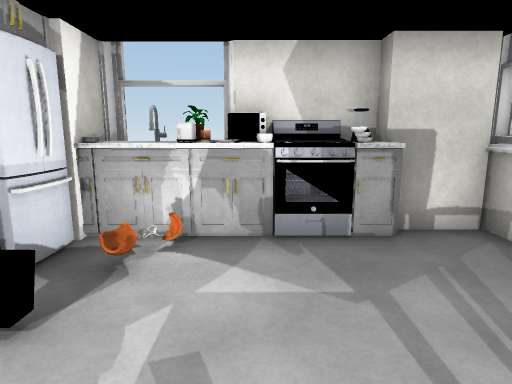
View 1 (above)

15 first-person views from a walk through a 3-D level made in the Unity game engine. The camera is 1.5 m above the floor, tilts 10° down and sees 75° across. The floor is counted in squares, 1 m on a side. Each view is taken from the middle of a square. On the plan, view 1 faces up. The plan holds only what a view shows up to about 15 squares ahead; the rest is blank. Door leaves are left out, so doorways stand open. Some surface patterns are stand-ins.

View 2
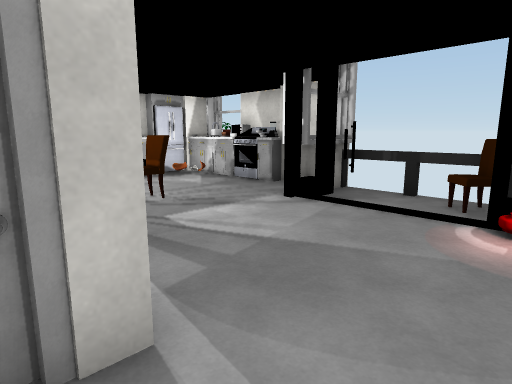

View 3
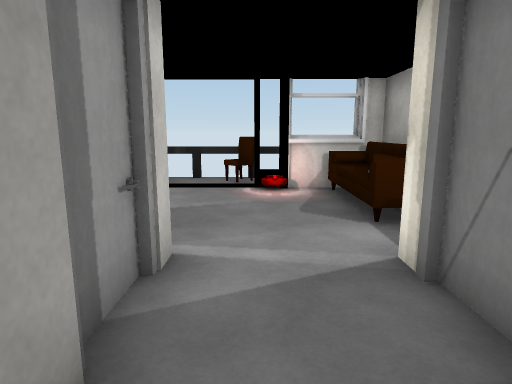

View 4
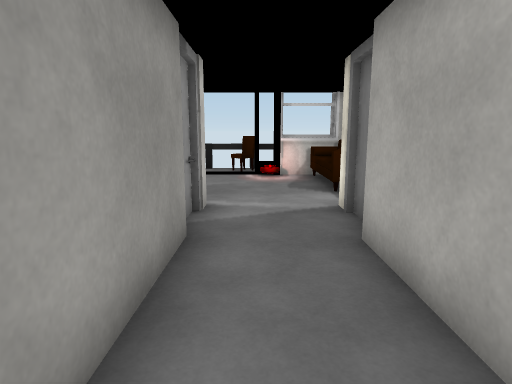

View 5
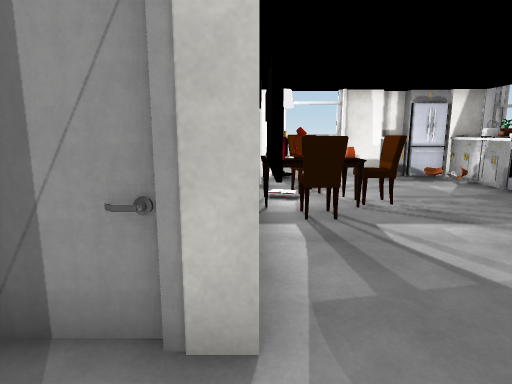

View 6
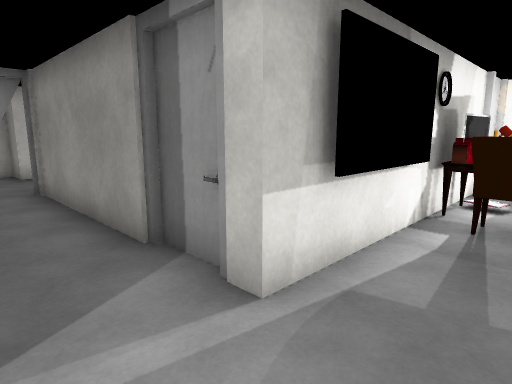

View 7
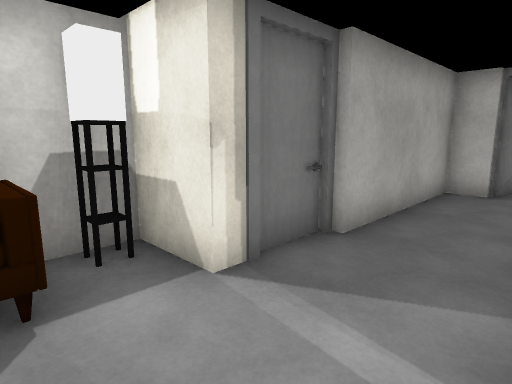

View 8
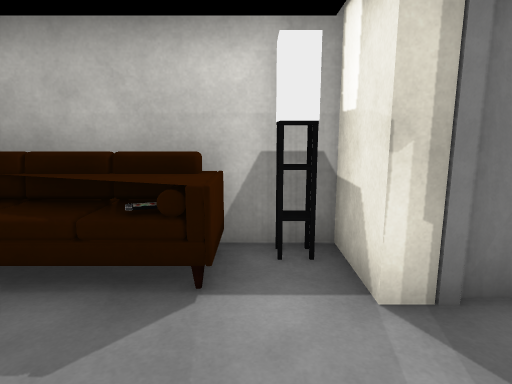

View 9
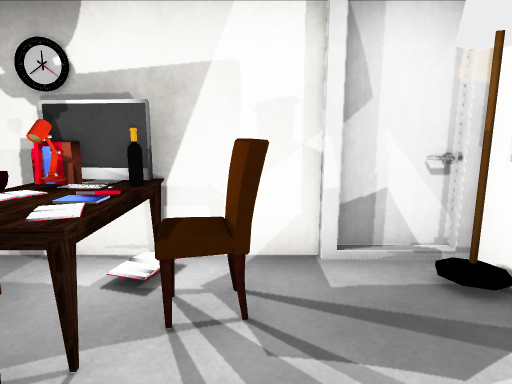

View 10
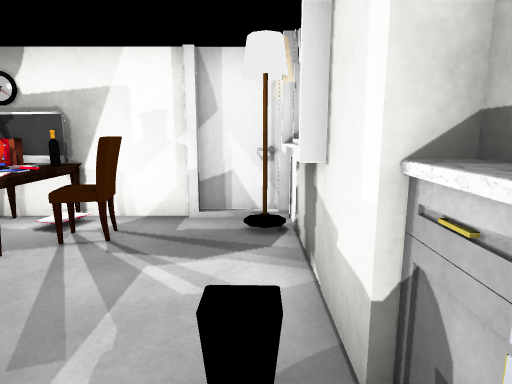

View 11
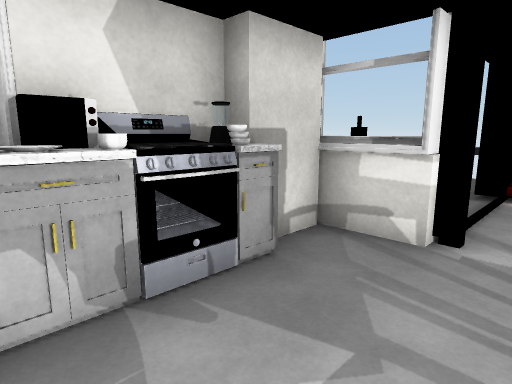

View 12
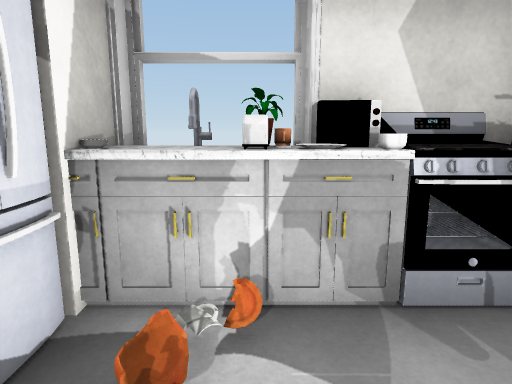

View 13
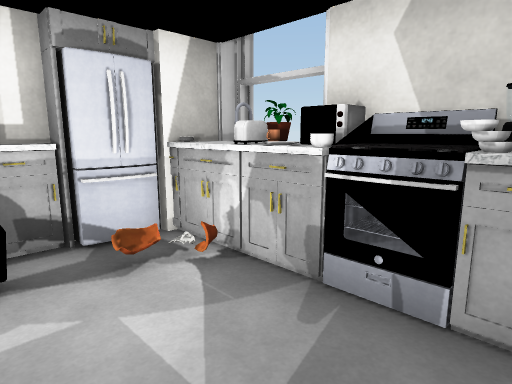

View 14
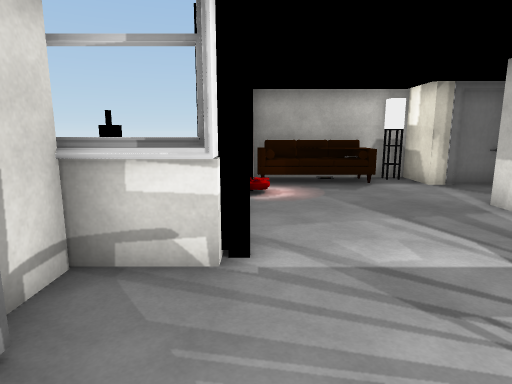

View 15
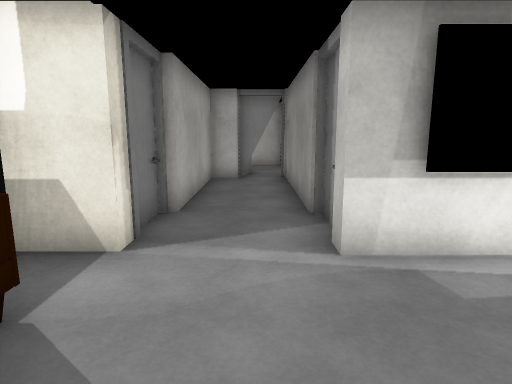

### Floor plan
Points are (right, up) in squares from view 1. A wall is a line through its corners. A room is listed if a view was taken in it or the views show most of it. See-through windows are left out.
Room 1 (views 1, 2, 3, 4, 5, 6, 7, 8, 9, 10, 11, 12, 13, 14, 15)
walls: (2.6, -2) (4.5, -2); (5.5, -2) (7, -2) (7, -3); (3.6, 3.4) (3.6, 5.1) (2.4, 5.1); (4.4, 3.4) (3.8, 3.4) (3.8, 5.5); (6.8, -2.6) (6.8, -4.1); (4.1, 4.1) (4.1, 3.4); (7, -4) (7, -9.5); (2, 5.6) (0.1, 5.6); (-2.4, 1) (-2.4, -0.4); (10.8, -1.8) (10.8, -1.3) (11.2, -1.3); (-0.4, 5.5) (-0.7, 5.9); (-2.6, 2.6) (-2.6, -2) (1.6, -2); (9.9, -4.5) (9.9, -2) (11.5, -2) (11.5, 3.2) (8.6, 3.2); (-3.1, 2.3) (-2.6, 2.3); (10.8, 3.4) (8.9, 3.4); (-2.6, 5.8) (-2.6, 4.5); (7.6, -9.6) (8.6, -9.6); (8.5, -9.4) (9.5, -9.4) (9.5, -4.4)
low walls: (8.9, 5.3) (4, 5.3)
ways out: open door at (7.7, 4.7)
objects: other object (-3, 3); other object (-3, 4); other object (-2, -1); other object (-2, 2); other object (-2, 5); other object (-1, 5); other object (0, -1); other object (0, 5); other object (1, -1); other object (1, 0); other object (1, 4); other object (1, 5); other object (2, -1); other object (2, 0); other object (2, 1); other object (2, 5); other object (3, -1); other object (10, 0) to (11, 2)

Where each view was taken, in squares from view 1:
view 1: 0 up, 0 right, facing up
view 2: 3 down, 9 right, facing up-left
view 3: 6 down, 8 right, facing up
view 4: 9 down, 8 right, facing up
view 5: 2 down, 9 right, facing left
view 6: 0 up, 9 right, facing down-left
view 7: 0 up, 7 right, facing down-right
view 8: 1 down, 7 right, facing right
view 9: 2 up, 0 right, facing down
view 10: 4 up, 2 left, facing down
view 11: 2 up, 1 left, facing up-right
view 12: 2 up, 1 left, facing up
view 13: 2 up, 2 right, facing up-left
view 14: 3 up, 0 right, facing right
view 15: 2 up, 8 right, facing down
